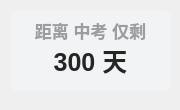
<?xml version="1.0" encoding="UTF-8"?>
<ui version="4.0">
 <class>Form</class>
 <widget class="QWidget" name="Form">
  <property name="geometry">
   <rect>
    <x>0</x>
    <y>0</y>
    <width>180</width>
    <height>110</height>
   </rect>
  </property>
  <property name="minimumSize">
   <size>
    <width>0</width>
    <height>0</height>
   </size>
  </property>
  <property name="maximumSize">
   <size>
    <width>16777215</width>
    <height>65536</height>
   </size>
  </property>
  <property name="windowTitle">
   <string>自定义倒计时</string>
  </property>
  <widget class="QLabel" name="countdown_custom_title">
   <property name="geometry">
    <rect>
     <x>10</x>
     <y>10</y>
     <width>161</width>
     <height>41</height>
    </rect>
   </property>
   <property name="font">
    <font>
     <family>Microsoft YaHei UI</family>
     <pointsize>13</pointsize>
     <weight>75</weight>
     <bold>true</bold>
    </font>
   </property>
   <property name="styleSheet">
    <string notr="true">color: rgba(0, 0, 0, 90);
font-weight: bold;</string>
   </property>
   <property name="text">
    <string>距离 中考 仅剩</string>
   </property>
   <property name="textFormat">
    <enum>Qt::PlainText</enum>
   </property>
   <property name="alignment">
    <set>Qt::AlignCenter</set>
   </property>
  </widget>
  <widget class="QLabel" name="custom_countdown">
   <property name="geometry">
    <rect>
     <x>20</x>
     <y>30</y>
     <width>141</width>
     <height>61</height>
    </rect>
   </property>
   <property name="font">
    <font>
     <family>Microsoft YaHei UI</family>
     <pointsize>19</pointsize>
     <weight>75</weight>
     <bold>true</bold>
    </font>
   </property>
   <property name="styleSheet">
    <string notr="true">border: none;
color: rgba(37, 37, 37, 255);
font-weight: bold</string>
   </property>
   <property name="text">
    <string>300 天</string>
   </property>
   <property name="textFormat">
    <enum>Qt::PlainText</enum>
   </property>
   <property name="alignment">
    <set>Qt::AlignCenter</set>
   </property>
  </widget>
  <widget class="QLabel" name="backgnd">
   <property name="geometry">
    <rect>
     <x>10</x>
     <y>10</y>
     <width>161</width>
     <height>81</height>
    </rect>
   </property>
   <property name="styleSheet">
    <string notr="true">background-color: rgba(242, 243, 245, 255);
border-radius: 8px
</string>
   </property>
   <property name="text">
    <string/>
   </property>
  </widget>
  <zorder>backgnd</zorder>
  <zorder>countdown_custom_title</zorder>
  <zorder>custom_countdown</zorder>
 </widget>
 <resources/>
 <connections/>
</ui>
